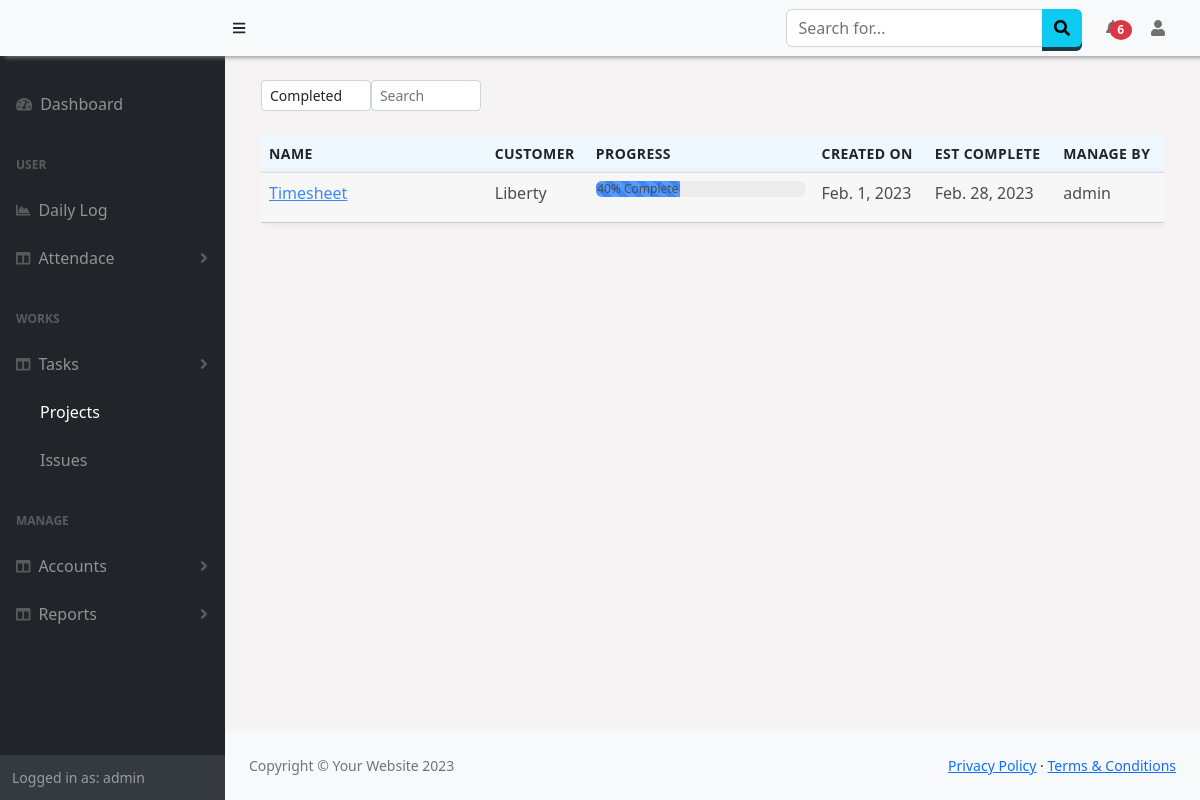
Screenshot of /Project/all (signed in) with the database file from the repository.
### Project/models.py (models this page shows, shortened)
class Project(models.Model):
    name = models.CharField(max_length=250,null=False)
    customer = models.CharField(max_length=250)
    estimate_hr = models.DecimalField(null=True,decimal_places=2,max_digits=5)
    worked_hr = models.DecimalField(null=True,decimal_places=2,max_digits=5)
    manager = models.ForeignKey(User,on_delete=models.CASCADE)
    details = models.CharField(max_length=500,null=True)
    created_on = models.DateField(auto_now_add=True)
    estimated_date = models.DateField(null=True)

### Project/views.py (the view)
# urls.py: path('all',views.projects,name='aproject'),
@login_required
def projects(request):
    all = Project.objects.all()
    result ={
        'projects':all,
        'count':all.count()
    }
    return render(request,'projects/viewProjects.html',result)

### Attendance/context_processors.py (called while the page is built)
def getNewLeaves(request):
    if request.user.id:
        is_manager = checkTeams(request)
        if is_manager[1] == True:
            new_leaves = Leave.objects.filter(user__id__in=is_manager[0],approval = 2)
        else:
            today = datetime.datetime.now()
            new_leaves = Leave.objects.filter(user=request.user,date_approved__gte=today.date())
        return {"manager":is_manager[1],'n_leaves':new_leaves}
    else:
        return {}

def getLogApproval(request):
    if request.user.id:
        is_manager = checkTeams(request)
        if is_manager[1] == True:
            l_approval = LogApproval.objects.filter(user__id__in=is_manager[0],request=True)
        else:
            l_approval = LogApproval.objects.filter(user=request.user,status=True)
        return {'n_log_approval':l_approval}
    else:
        return {}

### Manager/views.py (called while the page is built, shortened)
def checkTeams(request):
    is_team = False
    if request.user.is_superuser:
        users = Employees.objects.values('user').filter(company=request.session['comp'])
        is_team=True
    return users,is_team

### Project/templates/projects/viewProjects.html (shortened to what this page needs)
{% extends "base.html" %}
{% block content %}
<div class="container">
    <div class="container">
        <div class="row w-50">
          <select class="form-control form-control-sm w-25" id="year">
            <option value="completed">Completed</option>
          </select>
          <input type="text" Placeholder="Search " class="form-control form-control-sm w-25"/>
        </div>
    </div>
    <div class="mt-4 table-responsive">
      <table id="example" class="table table-hover text-left" style="width:100%;border-top-radius:5px;border-spacing: 0 10px;">
        <thead>
          <tr class="text-left align-middle">
            <th scope="col" class="col-sm-3">Name</th>
            <th scope="col">Customer</th>
            <th scope="col" class="col-sm-3">Progress</th>
            <th scope="col">Created On</th>
            <th scope="col">Est Complete</th>
            <th scope="col">Manage By</th>
          </tr>
        </thead>
        <tbody>
            {% for project in projects %}
            <tr class="bg-light">
                <td><a href="{% url 'projectDetails' pid=project.id%}">{{project.name}}</a></td>
                <td>{{project.customer}}</td>
                <td><div class="progress">
                  <div class="progress-bar progress-bar-success progress-bar-striped" role="progressbar"
                  aria-valuenow="40" aria-valuemin="0" aria-valuemax="100" style="width:40%">
                    <span class="text-dark">40% Complete</span>
                  </div>
                </div></td>
                <td>{{project.created_on}}</td>
                <td>{{project.estimated_date}}</td>
                <td>{{project.manager}}</td>
            </tr>
            {% endfor %}
        </tbody>
      </table>
    </div>
</div>
{% endblock %}

### templates/base.html (shortened to what this page needs)
<!DOCTYPE html>
<html lang="en">
    <head>
        <link href="https://cdn.jsdelivr.net/npm/simple-datatables@7.1.2/dist/style.min.css" rel="stylesheet" />
        <link href="https://cdn.datatables.net/1.13.5/css/jquery.dataTables.min.css" rel="stylesheet" />
        <link href="https://cdn.datatables.net/buttons/2.4.1/css/buttons.dataTables.min.css" rel="stylesheet" />
        <link href="/static/css/styles.css" rel="stylesheet" />
        <link href="/static/css/customSB.css" rel="stylesheet" />
    </head>
    <body class="sb-nav-fixed" >
        <nav class="sb-topnav navbar navbar-expand-sm navbar-light bg-light fixed-top" style=" box-shadow: 5px 1px 5px #888888;">
            <a class="navbar-brand ps-3 bg-light" href="{% url 'home' %}">{{request.session.company}}{{request.session.id}}</a>
            <button class="btn btn-link btn-sm order-2 order-lg-0 me-4 me-lg-0" id="sidebarToggle" href="#!"><i class="fas fa-bars"></i></button>
            <form class="d-none d-md-inline-block form-inline ms-auto me-0 me-md-3 my-2 my-md-0">
                <div class="input-group">
                    <input class="form-control" type="text" placeholder="Search for..." aria-label="Search for..." aria-describedby="btnNavbarSearch" />
                    <button class="btn btn-info" id="btnNavbarSearch" type="button"><i class="fas fa-search"></i></button>
                </div>
            </form>
            <ul class="navbar-nav ms-auto ms-md-0 ">
                <li class="nav-item dropdown">
                    <a class="nav-link dropdown-toggle" id="navbarDropdown" href="#" role="button" data-bs-toggle="dropdown" aria-expanded="false"> <span class="badge badge-sm badge-danger badge-counter bg-danger rounded-circle " style="margin-left:-10px;">{% if n_leaves.count|add:n_log_approval.count != 0 %}{{ n_leaves.count|add:n_log_approval.count}}{% endif %}</span></a>
                        </a></li>
                    </ul>
            <ul class="navbar-nav  ms-md-0 me-3 me-lg-4">
                <li class="nav-item dropdown">
                    <a class="nav-link dropdown-toggle" id="navbarDropdown" href="#" role="button" data-bs-toggle="dropdown" aria-expanded="false"><i class="fas fa-user fa-fw"></i></a>
                </li>
            </ul>
        </nav>
        <div id="layoutSidenav" style="background-color:rgb(245, 243, 243);">
            <div id="layoutSidenav_nav">
                <nav class="sb-sidenav accordion sb-sidenav-dark" id="sidenavAccordion" >
                    <div class="sb-sidenav-menu" >
                        <div class="nav">
                            <a class="nav-link mt-4" href="{% url 'home' %}">
                                <div class="sb-nav-link-icon"><i class="fas fa-tachometer-alt"></i></div>
                                <span style="{% if request.path == '/' %}color:white;{% endif %}">Dashboard<span>
                            </a>
                            <div class="sb-sidenav-menu-heading">User</div>
                            <a class="nav-link" href="{% url 'dailylog' %}">
                                <div class="sb-nav-link-icon"><i class="fas fa-chart-area"></i></div>
                                <span style="{% if request.path == '/Worklog/dailylog/' %}color:white;{% endif %}">Daily Log<span>
                            </a>
                            <a class="nav-link collapsed" href="#" data-bs-toggle="collapse" data-bs-target="#collapseAttendance" aria-expanded="false" aria-controls="collapseLayouts">
                                <div class="sb-nav-link-icon"><i class="fas fa-columns"></i></div>
                                Attendace
                                <div class="sb-sidenav-collapse-arrow"><i class="fas fa-angle-down"></i></div>
                            </a>
                            <div class="sb-sidenav-menu-heading">Works</div>
                            <a class="nav-link collapsed" href="#" data-bs-toggle="collapse" data-bs-target="#collapseLayouts" aria-expanded="false" aria-controls="collapseLayouts">
                                <div class="sb-nav-link-icon"><i class="fas fa-columns"></i></div>
                                Tasks
                                <div class="sb-sidenav-collapse-arrow"><i class="fas fa-angle-down"></i></div>
                            </a>
                            <div class="" id="collapseLayouts" aria-labelledby="headingOne" data-bs-parent="#sidenavAccordion">
                                <nav class="sb-sidenav-menu-nested nav">
                                    <a class="nav-link" href="{% url 'aproject' %}" style="{% if request.path|slice:'9' == '/Project/' %}color:white;{% endif %}">Projects</a>
                                    <a class="nav-link" href="{% url 'index' %}" style="{% if request.path|slice:'7' == '/Issue/' %}color:white;{% endif %}">Issues</a>
                                </nav>
                            </div>
                            <div class="sb-sidenav-menu-heading">Manage</div>
                            <a class="nav-link collapsed" href="#" data-bs-toggle="collapse" data-bs-target="#collapseDetails" aria-expanded="false" aria-controls="collapseLayouts">
                                <div class="sb-nav-link-icon"><i class="fas fa-columns"></i></div>
                                Accounts
                                <div class="sb-sidenav-collapse-arrow"><i class="fas fa-angle-down"></i></div>
                            </a>
                            <a class="nav-link collapsed" href="#" data-bs-toggle="collapse" data-bs-target="#collapseReports" aria-expanded="false" aria-controls="collapseLayouts">
                                <div class="sb-nav-link-icon"><i class="fas fa-columns"></i></div>
                                Reports
                                <div class="sb-sidenav-collapse-arrow"><i class="fas fa-angle-down"></i></div>
                            </a>
                        </div>
                    </div>
                    <div class="sb-sidenav-footer">
                        <div class="small">Logged in as: {{ user.username}}</div>
                    </div>
                </nav>
            </div>
            <div id="layoutSidenav_content" >
                <main class="p-4" >
                    {% block content %}
                {% endblock %}
                </main>
                <footer class="py-4 bg-light mt-auto">
                    <div class="container-fluid px-4">
                        <div class="d-flex align-items-center justify-content-between small">
                            <div class="text-muted">Copyright &copy; Your Website 2023</div>
                            <div>
                                <a href="#">Privacy Policy</a>
                                &middot;
                                <a href="#">Terms &amp; Conditions</a>
                            </div>
                        </div>
                    </div>
                </footer>
            </div>
        </div>
        <link href="https://cdnjs.cloudflare.com/ajax/libs/twitter-bootstrap/5.2.0/css/bootstrap.min.css" rel="stylesheet" type="text/css">
    </body>
</html>

### Project/templates/projects/viewProjects.html (style rules this page uses)
tbody>tr { background-color: #ffffff; box-shadow: 0px 0px 9px 0px rgba(0,0,0,0.1); }
thead { background-color: #95A5A6; font-size: 14px; text-transform: uppercase; letter-spacing: 0.03em; }
tbody>tr { height:50px; text-align:middle; }
th { font-weight:600; }

### templates/base.html (style rules this page uses)
.dropdown-toggle:after { display: none !important; }
thead { background-color:aliceblue !important; }
th { font-weight:600 !important; }
tbody tr { opacity:0.8; border-top:1px solid lightgray; border-bottom:1px solid lightgray; }
.navbar,.sb-sidenav { background-color:DodgerBlue important; }
.btn { outline: none; cursor: pointer; border: none !important; display: block; position: relative; font-size: 16px ; font-weight: 600 !important; color: #fff; text-transform: uppercase; letter-spacing: 1px; }
.btn-info { background-color: #5bc0de; box-shadow: 0 4px #1C3A42; }

### rows the page displays
Project: name "Timesheet", customer "Liberty", created_on "Feb. 1, 2023", estimated_date "Feb. 28, 2023", manager "admin"

### other values shown
{{ n_leaves.count|add:n_log_approval.count }} "6"
{{ user.username }} "admin"
